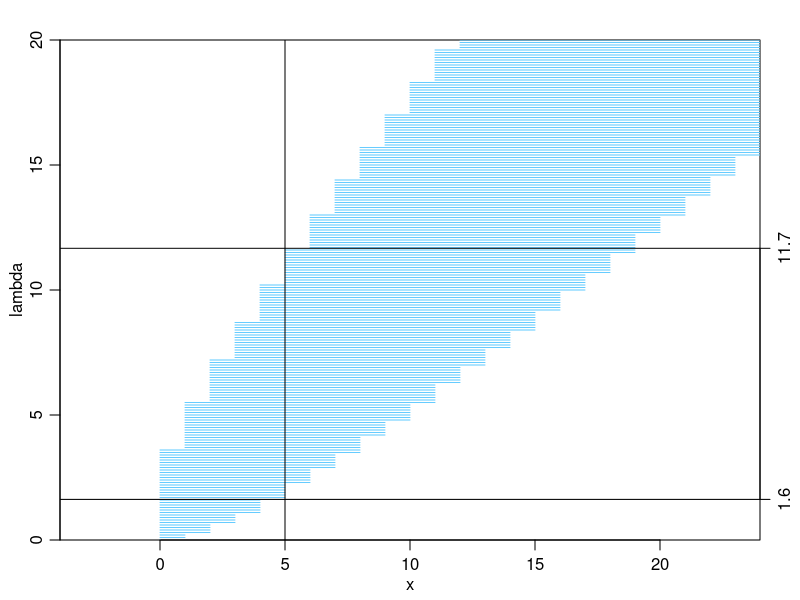

Reproduce this figure in R.
quartz(type="png", file="one.png", width=7, height=7, bg="white", family="HiraKakuProN-W3")
par(mgp=c(1.7,0.7,0)) # title and axis margins. default: c(3,1,0)
par(mar=c(3,3,2,2)) # bottom, left, top, right margins. default: c(5,4,4,2)+0.1
plot(NULL, xlim=c(0,20), ylim=c(0,20), xlab="x", ylab="lambda", xaxs="i", yaxs="i", asp=1)
for (lambda in seq(0,20,0.1)) {
    x = qpois(c(0.025,0.975), lambda)
    segments(x[1], lambda, x[2], lambda, col="#66ccff")
}
abline(v=5)
abline(h=1.623486)
abline(h=11.668332)
axis(4, c(1.623486,11.668332), labels=c(1.6,11.7))
dev.off()
